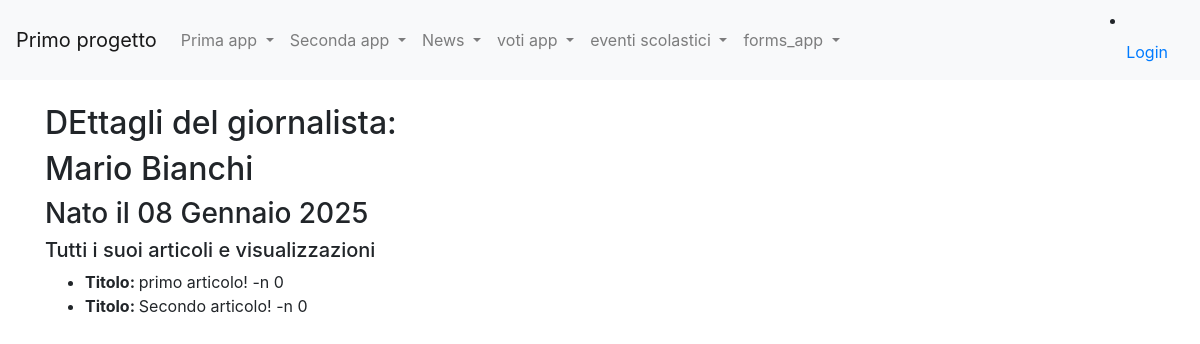
/news/giornalisti/3, run on the app's committed database.
### news/models.py (models this page shows, shortened)
class Giornalista(models.Model):
    nome=models.CharField(max_length=20)
    cognome=models.CharField(max_length=20)
    anno_di_nascita=models.DateField(blank=True)
    class Meta:
        verbose_name="Giornalista"
        verbose_name_plural="Giornalisti"

class Articolo(models.Model):
    titolo=models.CharField(max_length=100)#necessita della lunghezza massima
    contenuto = models.TextField()
    giornalista = models.ForeignKey(Giornalista, on_delete= models.CASCADE, related_name="articoli")
    data=models.DateField(blank=True)
    visualizzazioni=models.IntegerField(default=0,blank=True)
    class Meta:
        verbose_name="Articolo"
        verbose_name_plural="Articoli"

### news/views.py (the view)
# urls.py: path("giornalisti/<int:pk>", giornalistaDetailView, name="giornalista_detail"),
def giornalistaDetailView(request,pk):
    giornalista=get_object_or_404(Giornalista, pk=pk)
    articoli=giornalista.articoli.all()
    context={"giornalista": giornalista,
             "articoli":articoli}
    return render(request, "giornalista_detail.html", context)

### news/templates/giornalista_detail.html (shortened to what this page needs)
{% extends 'base.html' %}
{% block content %}
    <h2>DEttagli del giornalista:</h2>
    <h2>{{giornalista.nome}} {{giornalista.cognome}}</h2>
    <h3>Nato il {{giornalista.anno_di_nascita}}</h3>
    <h5>Tutti i suoi articoli e visualizzazioni</h5>
    <ul>
        {% for articolo in articoli %}
            <li><b>Titolo: </b>{{articolo.titolo}} -n {{articolo.visualizzazioni}}</li>
        {% endfor %}
    </ul>
{% endblock content %}

### data on the page
Giornalista: nome "Mario", cognome "Bianchi", anno_di_nascita "08 Gennaio 2025"
Articolo: titolo "primo articolo!", visualizzazioni "0"
Articolo: titolo "Secondo articolo!", visualizzazioni "0"
